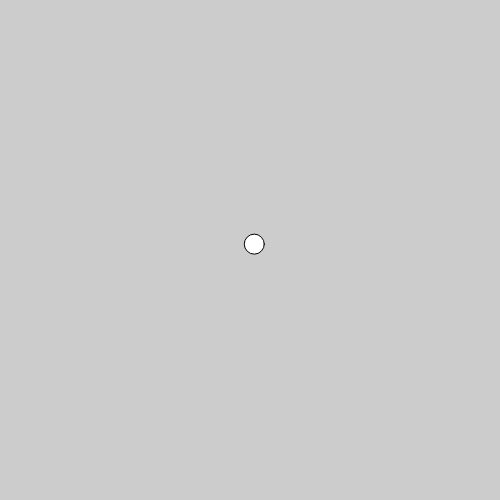
Frame 1 (no input)
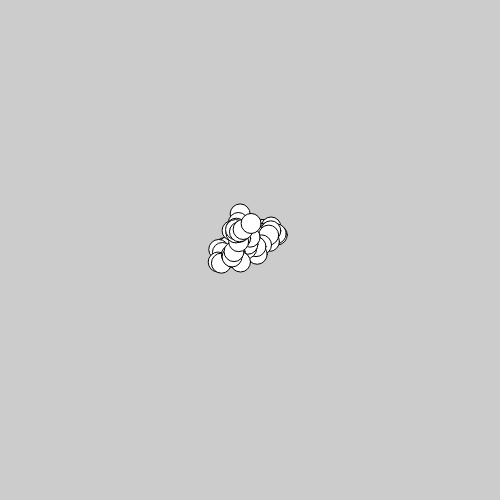
Frame 60 (no input)
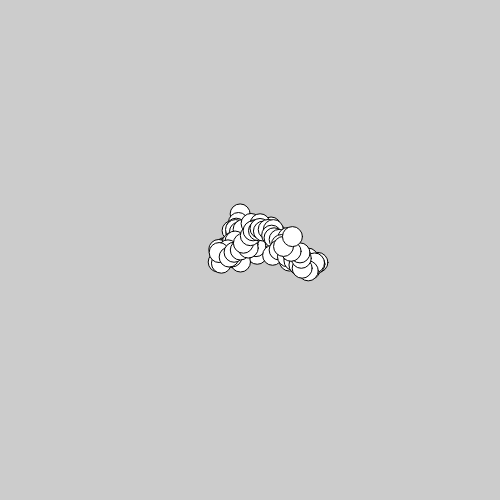
Frame 120 (the mouse pressed at the canvas centre since frame 60)

The p5.js sketch that drew these frames (run headless with seeded random() and noise() and a simulated clock; from frame 60 on, the mouse is pressed at the canvas centre):

// p5.js sketch
// ── sketch.js
//Assignment #3

var stars; 

function setup(){
  createCanvas(500, 500);
  background(204);
  
  starts = new Start(width/2, height/2, 20);
}

function draw(){
  starts.move();
  starts.display();
}

//starts constructors 
function Start(tempX, tempY, tempDir){
  this.x = tempX;
  this.y = tempY;
  this.dir = tempDir;
  this.speed = 10;

  this.move = function(){
    this.x += random( -this.speed, this.speed);
    this.y += random( -this.speed, this.speed);
  };
  
  this.display = function(){
    ellipse(this.x, this.y, this.dir, this.dir);
  }
}
